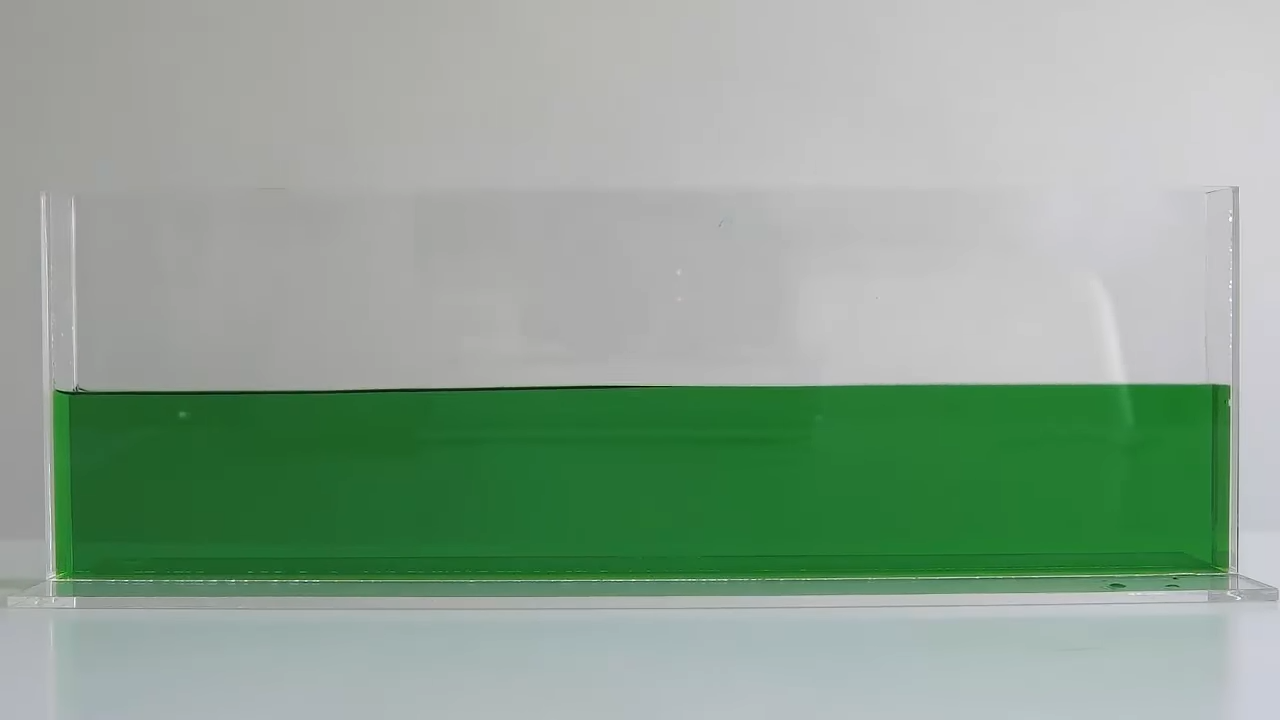
#> input picture reference.png, 1280 x 720 px
$ python main.py
#> lines starting #> are read from the running program, lines starting #| are printed output that depends on the picture; after the words box and inside, x2 and y2 are one past the last pixel; in counts of white or black regions, pixels touching at a corner belong together
# Wave Height
# -----------
# Using OpenCV, we detect a certain color range and trace a path around it in order
# to calculate the maximum vertical distance within the path from the baseline.
#
# By Mohammad Tomaraei (https://tomaraei.com)
#
# Press the 0 key to see the next image.

import numpy as np
import cv2 as cv


def measure(image_filename):
    # Load the image
#> called with image_filename = 'reference.png'
    reference = cv.imread(image_filename)
#> reference is the input picture: shape (720, 1280, 3); mean B, G, R 146.8, 163.9, 142.1

    # Convert BGR to HSV
    hsv = cv.cvtColor(reference, cv.COLOR_BGR2HSV)
#> hsv: shape (720, 1280, 3); mean H, S, V 50.7, 49.4, 164.3

    # Define the color range
    lower_limit = np.array([20, 100, 50])
    upper_limit = np.array([70, 255, 255])

    # Threshold the HSV image to get only green colors
    mask = cv.inRange(hsv, lower_limit, upper_limit)
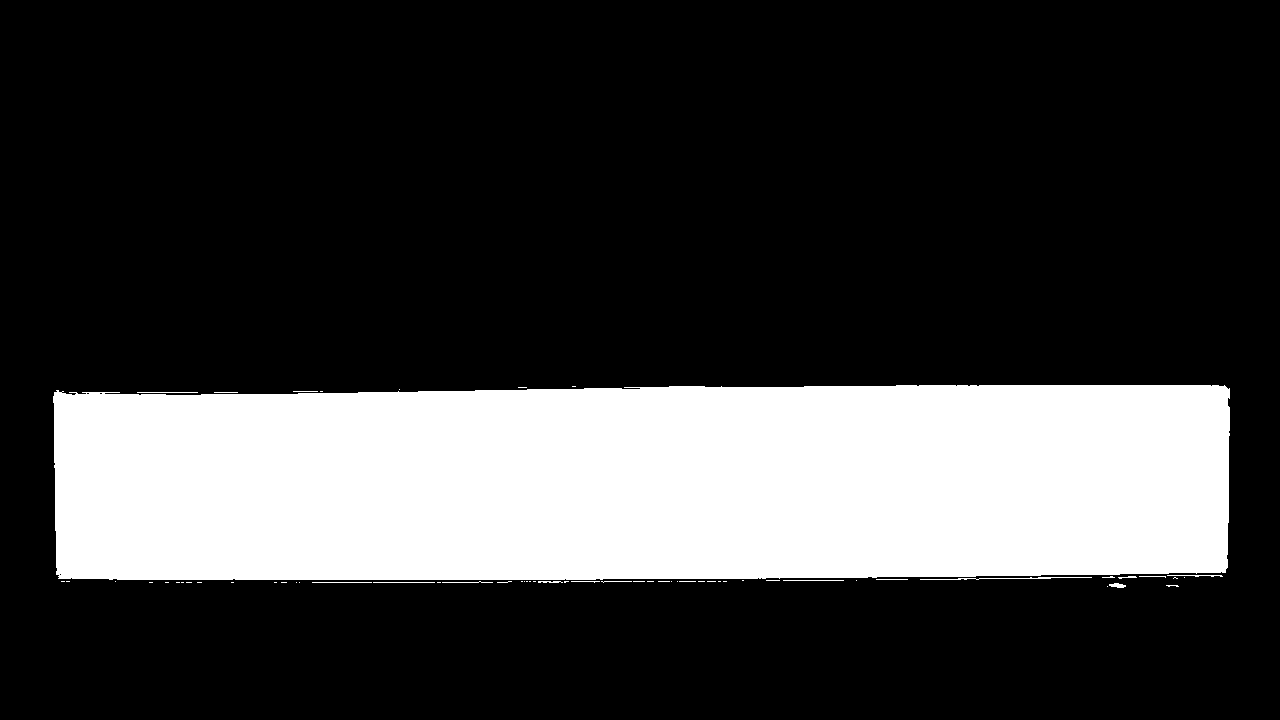
#> mask: shape (720, 1280); 24.2% white; 61 white regions (44 under 20 px), largest, box (x1, y1, x2, y2) and area: (53, 385, 1230, 580) 222350, (920, 577, 1092, 580) 193, (1167, 575, 1223, 577) 65

    # Show the detected path
    res = cv.bitwise_and(reference, reference, mask=mask)

    # Find the non-zero pixels to draw a rectangle around the mask
    non_zero = cv.findNonZero(mask)
#> non_zero = contour of 223433 points, box (x1, y1, x2, y2) (53, 385, 1230, 588), area 71535

    # Draw the rectangular box
    x, y, w, h = cv.boundingRect(non_zero)
#> x = 53; y = 385; w = 1177; h = 203
    cv.rectangle(res, (x,y), (x+w, y+h), (255, 0, 0))

    # Indicate the height
    cv.putText(res, 'Height of rectangle: %d' % h, (60, 300), cv.FONT_HERSHEY_SIMPLEX, 1, (255, 255, 255), 2)

    cv.imshow('res', res)
    cv.waitKey(0)

measure('reference.png')
measure('wave-1.png')
#> call 2 of measure, with image_filename = 'wave-1.png'
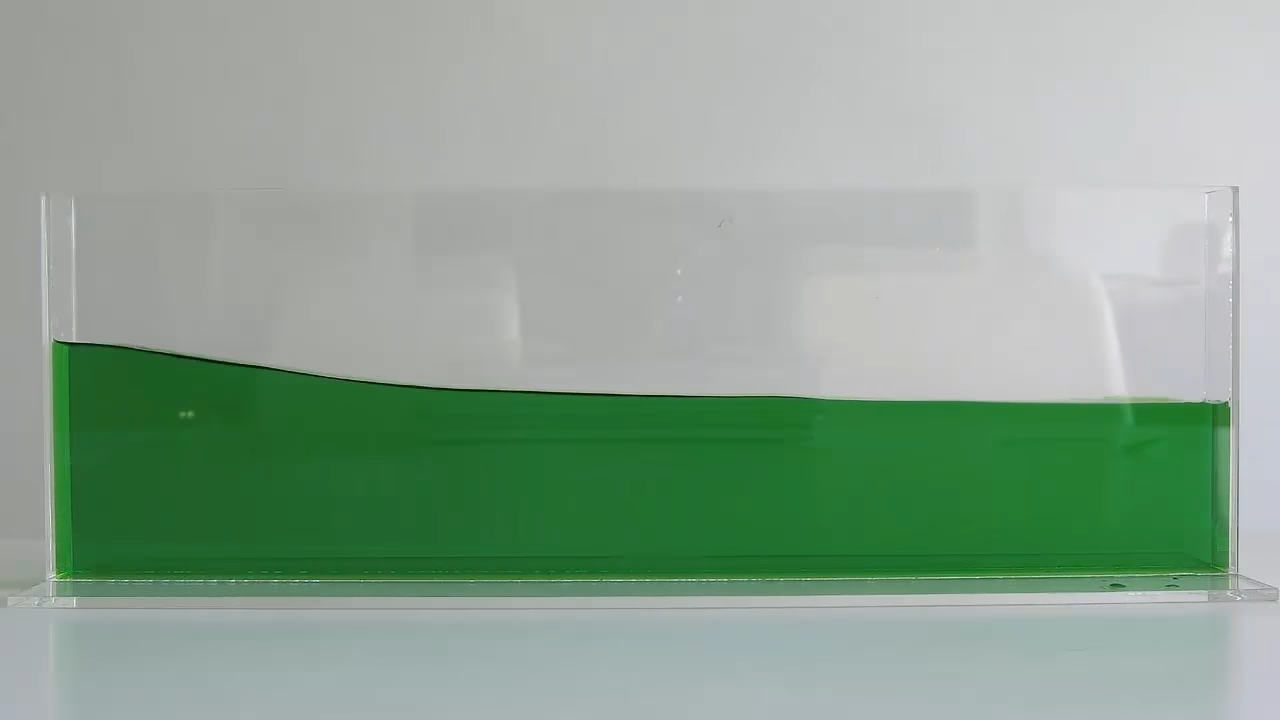
#> input picture wave-1.png, 1280 x 720 px
#> in measure, reference is the input picture: shape (720, 1280, 3); mean B, G, R 145.7, 163, 140.3
#> in measure (call 2), `hsv = cv.cvtColor(reference, cv.COLOR_BGR2HSV)`: hsv: shape (720, 1280, 3); mean H, S, V 70.3, 50.9, 163.4
#> in measure (call 2), `mask = cv.inRange(hsv, lower_limit, upper_limit)`: mask: shape (720, 1280); 24.3% white; 101 white regions (87 under 20 px), largest, box (x1, y1, x2, y2) and area: (53, 341, 1230, 580) 222588, (979, 577, 1097, 579) 139, (1120, 574, 1210, 578) 122
#> in measure (call 2), `non_zero = cv.findNonZero(mask)`: non_zero = contour of 223687 points, box (x1, y1, x2, y2) (53, 341, 1230, 589), area 10594
#> in measure (call 2), `x, y, w, h = cv.boundingRect(non_zero)`: y = 341; h = 248
measure('wave-2.png')
#> call 3 of measure, with image_filename = 'wave-2.png'
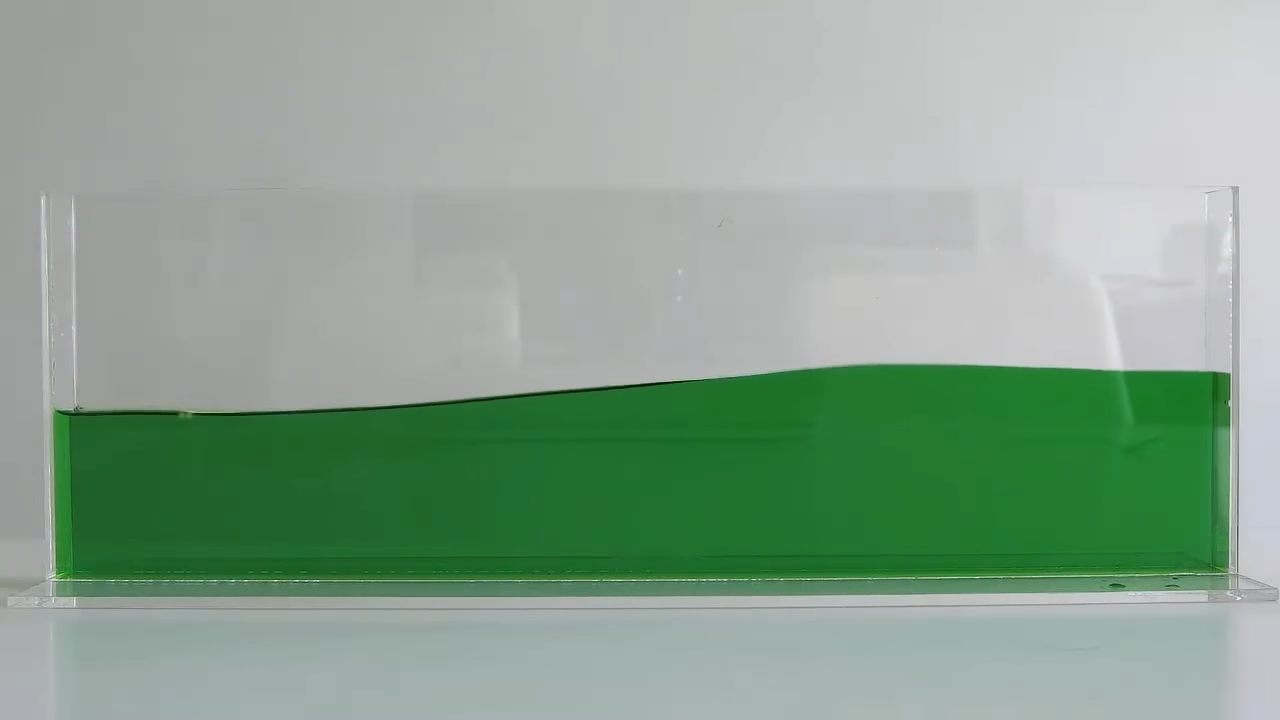
#> input picture wave-2.png, 1280 x 720 px
#> in measure, reference is the input picture: shape (720, 1280, 3); mean B, G, R 145, 162.8, 139.5
#> in measure (call 3), `hsv = cv.cvtColor(reference, cv.COLOR_BGR2HSV)`: hsv: shape (720, 1280, 3); mean H, S, V 72.6, 51.5, 163.3
#> in measure (call 3), `mask = cv.inRange(hsv, lower_limit, upper_limit)`: mask: shape (720, 1280); 24.3% white; 83 white regions (67 under 20 px), largest, box (x1, y1, x2, y2) and area: (54, 365, 1230, 580) 221833, (885, 574, 1219, 585) 499, (320, 581, 479, 586) 204
#> in measure (call 3), `non_zero = cv.findNonZero(mask)`: non_zero = contour of 223605 points, box (x1, y1, x2, y2) (54, 365, 1230, 589), area 66029
#> in measure (call 3), `x, y, w, h = cv.boundingRect(non_zero)`: x = 54; y = 365; w = 1176; h = 224
#> in measure (call 3), `cv.putText(res, 'Height of rectangle: %d' % h, (60, 300), cv.FONT_HERS..`:
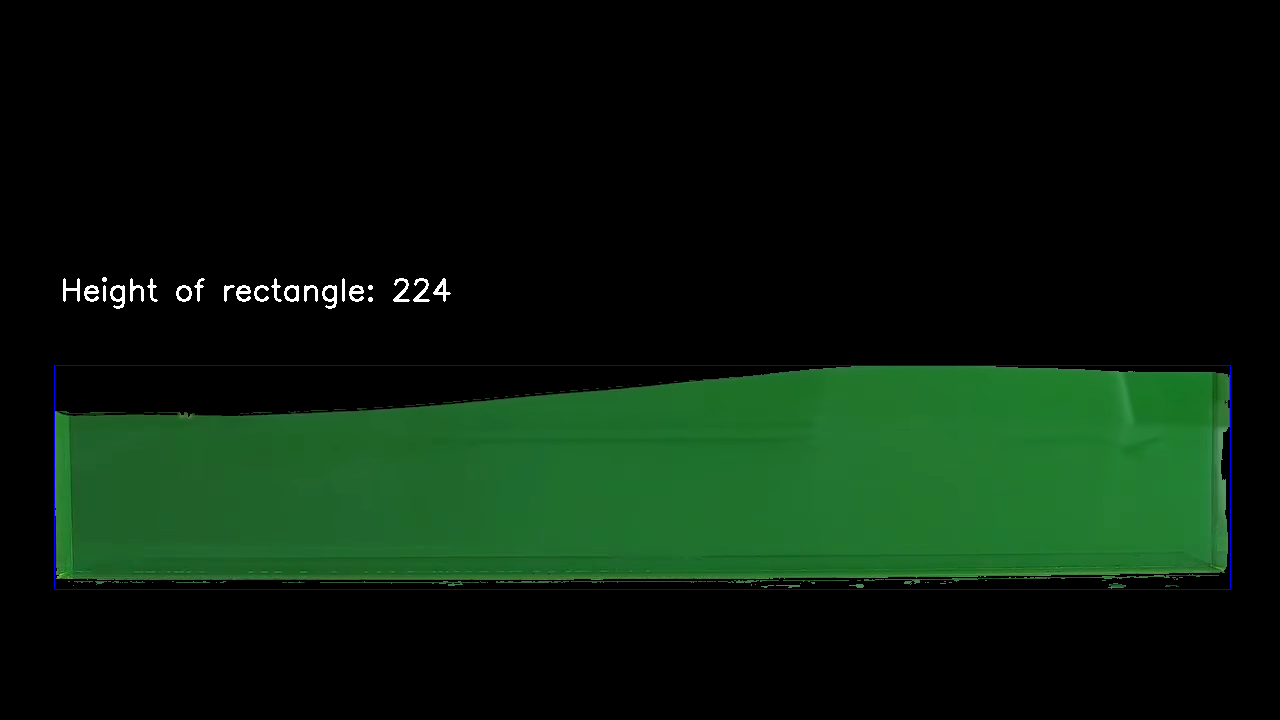
#> res: shape (720, 1280, 3); mean B, G, R 12.5, 27.7, 8.8
